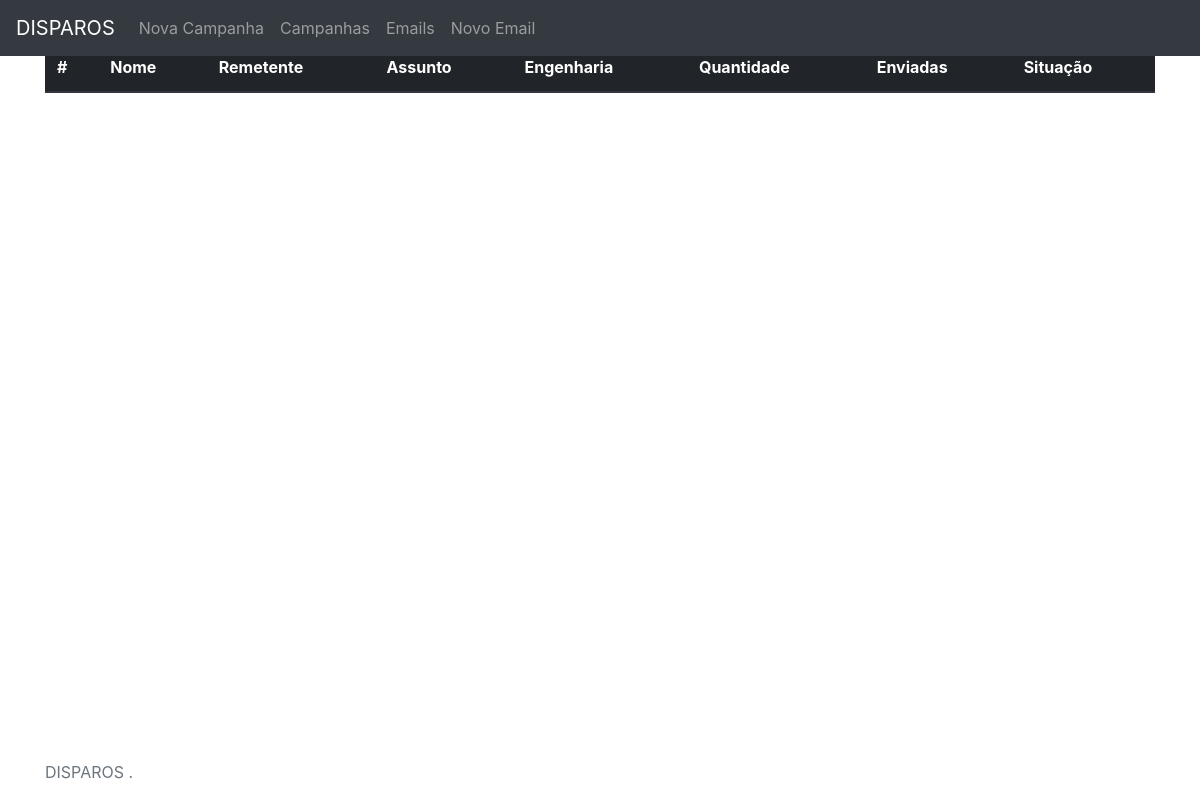
Page /campanhas.php on the earlier database version.
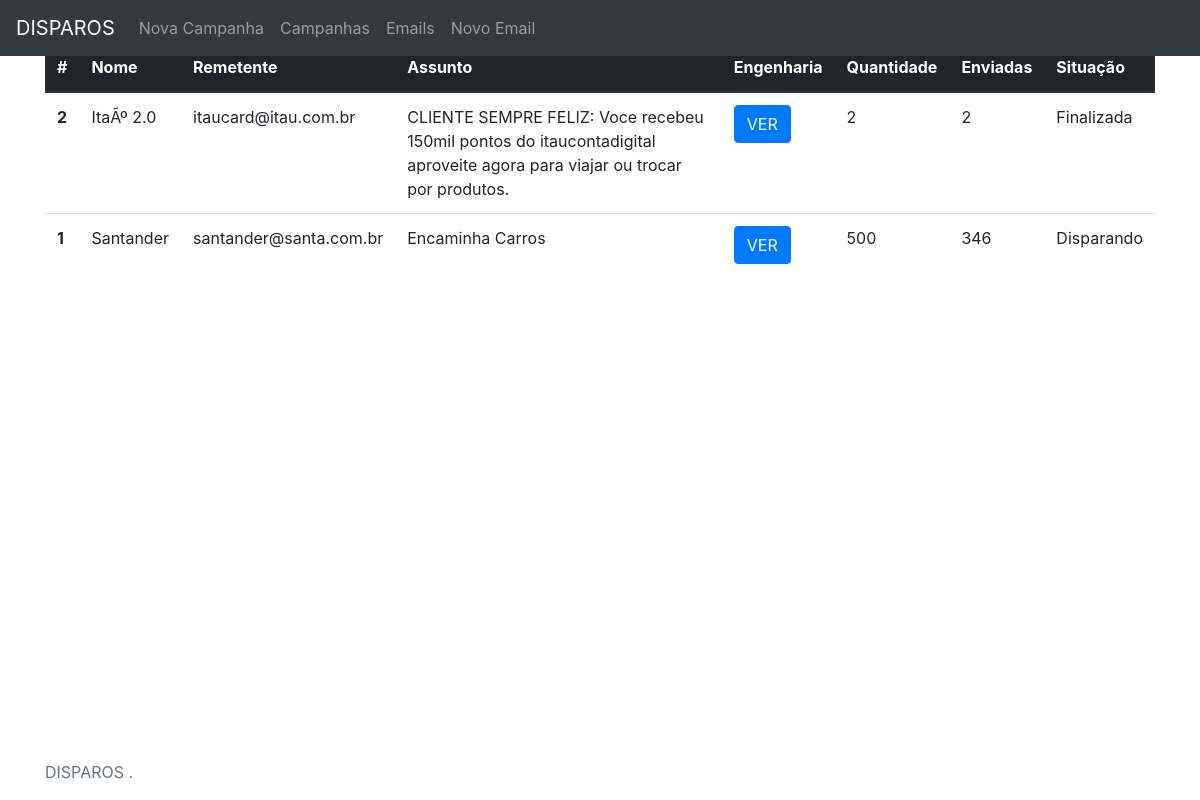
Same page on the later database version.
### tables this page shows
CREATE TABLE `campanha` (
  `id_campanha` int(11) NOT NULL,
  `nome` varchar(255) DEFAULT NULL,
  `remetente` varchar(255) DEFAULT NULL,
  `assunto` varchar(255) DEFAULT NULL,
  `html` longtext,
  `qtde_email` int(11) DEFAULT NULL,
  `qtde_enviada` int(11) NOT NULL,
  `ativada` int(1) DEFAULT NULL COMMENT ' 0 - N | 1 - S'
);

### campanhas.php (the view, shortened to what this page needs)
<!doctype html>
<html lang="en" class="h-100">
  <head>
	<link href="https://getbootstrap.com/docs/4.0/dist/css/bootstrap.min.css" rel="stylesheet">
    <link href="https://getbootstrap.com/docs/4.4/examples/sticky-footer-navbar/sticky-footer-navbar.css" rel="stylesheet">
  </head>
  <body class="d-flex flex-column h-100">
	<?php
		include("config.php");
		$sql = "SELECT * FROM campanha ORDER BY id_campanha DESC";
		$result = $PDO->query( $sql );
		$rows = $result->fetchAll( PDO::FETCH_ASSOC );
	?>
    <header>
  <nav class="navbar navbar-expand-md navbar-dark fixed-top bg-dark">
    <a class="navbar-brand" href="#">DISPAROS</a>
    <div class="collapse navbar-collapse" id="navbarCollapse">
      <ul class="navbar-nav mr-auto">
        <li class="nav-item">
          <a class="nav-link" href="index.php">Nova Campanha</a>
        </li>
        <li class="nav-item">
          <a class="nav-link" href="campanhas.php">Campanhas</a>
        </li>
		<li class="nav-item">
          <a class="nav-link" href="emails-disparos.php">Emails</a>
        </li>
        <li class="nav-item">
          <a class="nav-link" href="novo-email.php">Novo Email</a>
        </li>
      </ul>
    </div>
  </nav>
</header>
<main role="main" class="flex-shrink-0">
  <div class="container">
	<h3>Todas as campanhas</h3>
	<table class="table">
	  <thead class="thead-dark">
		<tr>
		  <th scope="col">#</th>
		  <th scope="col">Nome</th>
		  <th scope="col">Remetente</th>
		  <th scope="col">Assunto</th>
		  <th scope="col">Engenharia</th>
		  <th scope="col">Quantidade</th>
		  <th scope="col">Enviadas</th>
		  <th scope="col">Situa&ccedil;&atilde;o</th>
		</tr>
	  </thead>
	  <tbody>
		<?php
			foreach($rows as $i => $v)
			{
				$sqlContaEnviados = "SELECT SUM(enviado) AS qtde FROM email WHERE enviado = 1 AND id_campanha = '".$v['id_campanha']."' GROUP BY enviado";
				$resultContaEnviados = $PDO->query( $sqlContaEnviados );
				$rowsContaEnviados = $resultContaEnviados->fetch();
				if($v['ativada'] == 1)
				{
					$situacao = 'Disparando';
				}
				else
				{
					$situacao = 'Finalizada';
				}
				echo '<tr>
						  <th scope="row">'.$v['id_campanha'].'</th>
						  <td>'.$v['nome'].'</td>
						  <td>'.$v['remetente'].'</td>
						  <td>'.$v['assunto'].'</td>
						  <td>
							<button type="button" class="btn btn-primary" data-toggle="modal" data-target=".bd-example-modal-lg">VER</button>
							<div class="modal fade bd-example-modal-lg" tabindex="-1" role="dialog" aria-labelledby="myLargeModalLabel" aria-hidden="true">
							  <div class="modal-dialog modal-lg">
								<div class="modal-content">
								  <div style="width: 100%; height: 600px;">
									'.html_entity_decode($v['html']).'
								  </div>
								</div>
							  </div>
							</div>
						  </td>
						  <td>'.$v['qtde_email'].'</td>
						  <td>'.$rowsContaEnviados['qtde'].'</td>
						  <td>'.$situacao.'</td>
						</tr>';
			}
		?>
	  </tbody>
	</table>
  </div>
</main>
<footer class="footer mt-auto py-3">
  <div class="container">
    <span class="text-muted">DISPAROS <?php date('Y'); ?>.</span>
  </div>
</footer>
      </body>
</html>

Differences in the rows shown:
added campanha: id_campanha "2", nome "ItaÃº 2.0", remetente "itaucard@itau.com.br", assunto "CLIENTE SEMPRE FELIZ: Voce recebeu 150mil pontos do itaucontadigital aproveite agora para viajar ou trocar por produtos.", qtde_email "2", qtde "2", ativada "Finalizada"
added campanha: id_campanha "1", nome "Santander", remetente "santander@santa.com.br", assunto "Encaminha Carros", qtde_email "500", qtde "346", ativada "Disparando"
